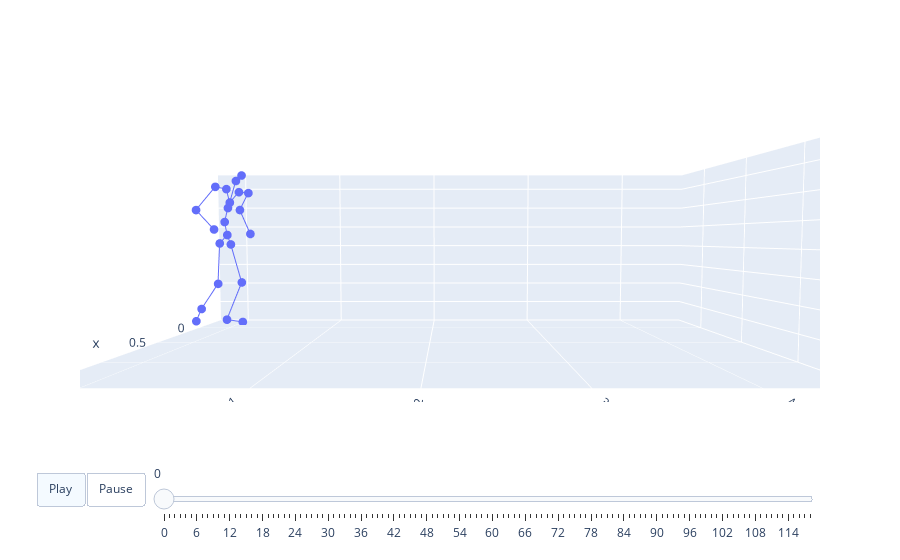

Write notebook code for a chart like this one.
### Code cell
# paramUtil.t2m_kinematic_chain
t2m_bone = [[0,2], [2,5],[5,8],[8,11],
            [0,1],[1,4],[4,7],[7,10],
            [0,3],[3,6],[6,9],[9,12],[12,15],
            [9,14],[14,17],[17,19],[19,21],
            [9,13],[13,16],[16,18],[18,20]]
animate3d(joint, BONE_LINK=t2m_bone)

### Figure 1 — Plotly figure (JSON) as saved in the notebook; plotly's stock layout.template omitted (floating-point values rounded to 4 significant figures)
{"data": [{"marker": {"size": 3}, "mode": "lines+markers", "type": "scatter3d", "x": [0, -0.0489, null, -0.0489, -0.04135, null, -0.04135, -0.09607, null, -0.09607, -0.14, null, 0, 0.05069, null, 0.05069, 0.1376, null, 0.1376, -0.03918, null, -0.03918, 0.05137, null, 0, -0.01169, null, -0.01169, 0.01591, null, 0.01591, 0.01935, null, 0.01935, 0.01676, null, 0.01676, 0.05518, null, 0.01935, -0.05881, null, -0.05881, -0.1798, null, -0.1798, -0.3126, null, -0.3126, -0.3334, null, 0.01935, 0.09287, null, 0.09287, 0.2142, null, 0.2142, 0.263, null, 0.263, 0.2991, null], "y": [0, 0.003578, null, 0.003578, 0.1089, null, 0.1089, -0.07896, null, -0.07896, 0.05467, null, 0, -0.04333, null, -0.04333, -0.01121, null, -0.01121, -0.2933, null, -0.2933, -0.2849, null, 0, -0.02999, null, -0.02999, 0.0212, null, 0.0212, 0.04237, null, 0.04237, 0.1037, null, 0.1037, 0.1813, null, 0.04237, 0.08733, null, 0.08733, 0.1134, null, 0.1134, -0.0525, null, -0.0525, 0.04259, null, 0.04237, 0.05679, null, 0.05679, 0.03047, null, 0.03047, -0.1161, null, -0.1161, 0.06571, null], "z": [0.9108, 0.8184, null, 0.8184, 0.4426, null, 0.4426, 0.05951, null, 0.05951, 0.02596, null, 0.9108, 0.8295, null, 0.8295, 0.4509, null, 0.4509, 0.1787, null, 0.1787, 0.07724, null, 0.9108, 1.038, null, 1.038, 1.171, null, 1.171, 1.224, null, 1.224, 1.431, null, 1.431, 1.477, null, 1.224, 1.333, null, 1.333, 1.34, null, 1.34, 1.178, null, 1.178, 0.9259, null, 1.224, 1.343, null, 1.343, 1.347, null, 1.347, 1.132, null, 1.132, 0.9572, null]}], "layout": {"scene": {"aspectmode": "manual", "aspectratio": {"x": 1.791, "y": 4.927, "z": 1.547}, "camera": {"eye": {"x": 3, "y": 0, "z": 0.1}}, "xaxis": {"range": [-0.3418, 1.449]}, "yaxis": {"range": [-0.2933, 4.634]}, "zaxis": {"range": [-0.0007966, 1.547]}}, "sliders": [{"len": 0.9, "pad": {"b": 10, "t": 60}, "steps": [{"args": [["frame0"], {"frame": {"duration": 0}, "fromcurrent": true, "mode": "immediate", "transition": {"duration": 0, "easing": "linear"}}], "label": "0", "method": "animate"}, {"args": [["frame1"], {"frame": {"duration": 0}, "fromcurrent": true, "mode": "immediate", "transition": {"duration": 0, "easing": "linear"}}], "label": "1", "method": "animate"}, {"args": [["frame2"], {"frame": {"duration": 0}, "fromcurrent": true, "mode": "immediate", "transition": {"duration": 0, "easing": "linear"}}], "label": "2", "method": "animate"}, {"args": [["frame3"], {"frame": {"duration": 0}, "fromcurrent": true, "mode": "immediate", "transition": {"duration": 0, "easing": "linear"}}], "label": "3", "method": "animate"}, {"args": [["frame4"], {"frame": {"duration": 0}, "fromcurrent": true, "mode": "immediate", "transition": {"duration": 0, "easing": "linear"}}], "label": "4", "method": "animate"}, {"args": [["frame5"], {"frame": {"duration": 0}, "fromcurrent": true, "mode": "immediate", "transition": {"duration": 0, "easing": "linear"}}], "label": "5", "method": "animate"}, {"args": [["frame6"], {"frame": {"duration": 0}, "fromcurrent": true, "mode": "immediate", "transition": {"duration": 0, "easing": "linear"}}], "label": "6", "method": "animate"}, {"args": [["frame7"], {"frame": {"duration": 0}, "fromcurrent": true, "mode": "immediate", "transition": {"duration": 0, "easing": "linear"}}], "label": "7", "method": "animate"}, {"args": [["frame8"], {"frame": {"duration": 0}, "fromcurrent": true, "mode": "immediate", "transition": {"duration": 0, "easing": "linear"}}], "label": "8", "method": "animate"}, {"args": [["frame9"], {"frame": {"duration": 0}, "fromcurrent": true, "mode": "immediate", "transition": {"duration": 0, "easing": "linear"}}], "label": "9", "method": "animate"}, {"args": [["frame10"], {"frame": {"duration": 0}, "fromcurrent": true, "mode": "immediate", "transition": {"duration": 0, "easing": "linear"}}], "label": "10", "method": "animate"}, {"args": [["frame11"], {"frame": {"duration": 0}, "fromcurrent": true, "mode": "immediate", "transition": {"duration": 0, "easing": "linear"}}], "label": "11", "method": "animate"}, {"args": [["frame12"], {"frame": {"duration": 0}, "fromcurrent": true, "mode": "immediate", "transition": {"duration": 0, "easing": "linear"}}], "label": "12", "method": "animate"}, {"args": [["frame13"], {"frame": {"duration": 0}, "fromcurrent": true, "mode": "immediate", "transition": {"duration": 0, "easing": "linear"}}], "label": "13", "method": "animate"}, {"args": [["frame14"], {"frame": {"duration": 0}, "fromcurrent": true, "mode": "immediate", "transition": {"duration": 0, "easing": "linear"}}], "label": "14", "method": "animate"}, {"args": [["frame15"], {"frame": {"duration": 0}, "fromcurrent": true, "mode": "immediate", "transition": {"duration": 0, "easing": "linear"}}], "label": "15", "method": "animate"}, {"args": [["frame16"], {"frame": {"duration": 0}, "fromcurrent": true, "mode": "immediate", "transition": {"duration": 0, "easing": "linear"}}], "label": "16", "method": "animate"}, {"args": [["frame17"], {"frame": {"duration": 0}, "fromcurrent": true, "mode": "immediate", "transition": {"duration": 0, "easing": "linear"}}], "label": "17", "method": "animate"}, {"args": [["frame18"], {"frame": {"duration": 0}, "fromcurrent": true, "mode": "immediate", "transition": {"duration": 0, "easing": "linear"}}], "label": "18", "method": "animate"}, {"args": [["frame19"], {"frame": {"duration": 0}, "fromcurrent": true, "mode": "immediate", "transition": {"duration": 0, "easing": "linear"}}], "label": "19", "method": "animate"}, {"args": [["frame20"], {"frame": {"duration": 0}, "fromcurrent": true, "mode": "immediate", "transition": {"duration": 0, "easing": "linear"}}], "label": "20", "method": "animate"}, {"args": [["frame21"], {"frame": {"duration": 0}, "fromcurrent": true, "mode": "immediate", "transition": {"duration": 0, "easing": "linear"}}], "label": "21", "method": "animate"}, {"args": [["frame22"], {"frame": {"duration": 0}, "fromcurrent": true, "mode": "immediate", "transition": {"duration": 0, "easing": "linear"}}], "label": "22", "method": "animate"}, {"args": [["frame23"], {"frame": {"duration": 0}, "fromcurrent": true, "mode": "immediate", "transition": {"duration": 0, "easing": "linear"}}], "label": "23", "method": "animate"}, {"args": [["frame24"], {"frame": {"duration": 0}, "fromcurrent": true, "mode": "immediate", "transition": {"duration": 0, "easing": "linear"}}], "label": "24", "method": "animate"}, {"args": [["frame25"], {"frame": {"duration": 0}, "fromcurrent": true, "mode": "immediate", "transition": {"duration": 0, "easing": "linear"}}], "label": "25", "method": "animate"}, {"args": [["frame26"], {"frame": {"duration": 0}, "fromcurrent": true, "mode": "immediate", "transition": {"duration": 0, "easing": "linear"}}], "label": "26", "method": "animate"}, {"args": [["frame27"], {"frame": {"duration": 0}, "fromcurrent": true, "mode": "immediate", "transition": {"duration": 0, "easing": "linear"}}], "label": "27", "method": "animate"}, {"args": [["frame28"], {"frame": {"duration": 0}, "fromcurrent": true, "mode": "immediate", "transition": {"duration": 0, "easing": "linear"}}], "label": "28", "method": "animate"}, {"args": [["frame29"], {"frame": {"duration": 0}, "fromcurrent": true, "mode": "immediate", "transition": {"duration": 0, "easing": "linear"}}], "label": "29", "method": "animate"}, {"args": [["frame30"], {"frame": {"duration": 0}, "fromcurrent": true, "mode": "immediate", "transition": {"duration": 0, "easing": "linear"}}], "label": "30", "method": "animate"}, {"args": [["frame31"], {"frame": {"duration": 0}, "fromcurrent": true, "mode": "immediate", "transition": {"duration": 0, "easing": "linear"}}], "label": "31", "method": "animate"}, {"args": [["frame32"], {"frame": {"duration": 0}, "fromcurrent": true, "mode": "immediate", "transition": {"duration": 0, "easing": "linear"}}], "label": "32", "method": "animate"}, {"args": [["frame33"], {"frame": {"duration": 0}, "fromcurrent": true, "mode": "immediate", "transition": {"duration": 0, "easing": "linear"}}], "label": "33", "method": "animate"}, {"args": [["frame34"], {"frame": {"duration": 0}, "fromcurrent": true, "mode": "immediate", "transition": {"duration": 0, "easing": "linear"}}], "label": "34", "method": "animate"}, {"args": [["frame35"], {"frame": {"duration": 0}, "fromcurrent": true, "mode": "immediate", "transition": {"duration": 0, "easing": "linear"}}], "label": "35", "method": "animate"}, {"args": [["frame36"], {"frame": {"duration": 0}, "fromcurrent": true, "mode": "immediate", "transition": {"duration": 0, "easing": "linear"}}], "label": "36", "method": "animate"}, {"args": [["frame37"], {"frame": {"duration": 0}, "fromcurrent": true, "mode": "immediate", "transition": {"duration": 0, "easing": "linear"}}], "label": "37", "method": "animate"}, {"args": [["frame38"], {"frame": {"duration": 0}, "fromcurrent": true, "mode": "immediate", "transition": {"duration": 0, "easing": "linear"}}], "label": "38", "method": "animate"}, {"args": [["frame39"], {"frame": {"duration": 0}, "fromcurrent": true, "mode": "immediate", "transition": {"duration": 0, "easing": "linear"}}], "label": "39", "method": "animate"}, {"args": [["frame40"], {"frame": {"duration": 0}, "fromcurrent": true, "mode": "immediate", "transition": {"duration": 0, "easing": "linear"}}], "label": "40", "method": "animate"}, {"args": [["frame41"], {"frame": {"duration": 0}, "fromcurrent": true, "mode": "immediate", "transition": {"duration": 0, "easing": "linear"}}], "label": "41", "method": "animate"}, {"args": [["frame42"], {"frame": {"duration": 0}, "fromcurrent": true, "mode": "immediate", "transition": {"duration": 0, "easing": "linear"}}], "label": "42", "method": "animate"}, {"args": [["frame43"], {"frame": {"duration": 0}, "fromcurrent": true, "mode": "immediate", "transition": {"duration": 0, "easing": "linear"}}], "label": "43", "method": "animate"}, {"args": [["frame44"], {"frame": {"duration": 0}, "fromcurrent": true, "mode": "immediate", "transition": {"duration": 0, "easing": "linear"}}], "label": "44", "method": "animate"}, {"args": [["frame45"], {"frame": {"duration": 0}, "fromcurrent": true, "mode": "immediate", "transition": {"duration": 0, "easing": "linear"}}], "label": "45", "method": "animate"}, {"args": [["frame46"], {"frame": {"duration": 0}, "fromcurrent": true, "mode": "immediate", "transition": {"duration": 0, "easing": "linear"}}], "label": "46", "method": "animate"}, {"args": [["frame47"], {"frame": {"duration": 0}, "fromcurrent": true, "mode": "immediate", "transition": {"duration": 0, "easing": "linear"}}], "label": "47", "method": "animate"}, {"args": [["frame48"], {"frame": {"duration": 0}, "fromcurrent": true, "mode": "immediate", "transition": {"duration": 0, "easing": "linear"}}], "label": "48", "method": "animate"}, {"args": [["frame49"], {"frame": {"duration": 0}, "fromcurrent": true, "mode": "immediate", "transition": {"duration": 0, "easing": "linear"}}], "label": "49", "method": "animate"}, {"args": [["frame50"], {"frame": {"duration": 0}, "fromcurrent": true, "mode": "immediate", "transition": {"duration": 0, "easing": "linear"}}], "label": "50", "method": "animate"}, {"args": [["frame51"], {"frame": {"duration": 0}, "fromcurrent": true, "mode": "immediate", "transition": {"duration": 0, "easing": "linear"}}], "label": "51", "method": "animate"}, {"args": [["frame52"], {"frame": {"duration": 0}, "fromcurrent": true, "mode": "immediate", "transition": {"duration": 0, "easing": "linear"}}], "label": "52", "method": "animate"}, {"args": [["frame53"], {"frame": {"duration": 0}, "fromcurrent": true, "mode": "immediate", "transition": {"duration": 0, "easing": "linear"}}], "label": "53", "method": "animate"}, {"args": [["frame54"], {"frame": {"duration": 0}, "fromcurrent": true, "mode": "immediate", "transition": {"duration": 0, "easing": "linear"}}], "label": "54", "method": "animate"}, {"args": [["frame55"], {"frame": {"duration": 0}, "fromcurrent": true, "mode": "immediate", "transition": {"duration": 0, "easing": "linear"}}], "label": "55", "method": "animate"}, {"args": [["frame56"], {"frame": {"duration": 0}, "fromcurrent": true, "mode": "immediate", "transition": {"duration": 0, "easing": "linear"}}], "label": "56", "method": "animate"}, {"args": [["frame57"], {"frame": {"duration": 0}, "fromcurrent": true, "mode": "immediate", "transition": {"duration": 0, "easing": "linear"}}], "label": "57", "method": "animate"}, {"args": [["frame58"], {"frame": {"duration": 0}, "fromcurrent": true, "mode": "immediate", "transition": {"duration": 0, "easing": "linear"}}], "label": "58", "method": "animate"}, {"args": [["frame59"], {"frame": {"duration": 0}, "fromcurrent": true, "mode": "immediate", "transition": {"duration": 0, "easing": "linear"}}], "label": "59", "method": "animate"}, {"args": [["frame60"], {"frame": {"duration": 0}, "fromcurrent": true, "mode": "immediate", "transition": {"duration": 0, "easing": "linear"}}], "label": "60", "method": "animate"}, {"args": [["frame61"], {"frame": {"duration": 0}, "fromcurrent": true, "mode": "immediate", "transition": {"duration": 0, "easing": "linear"}}], "label": "61", "method": "animate"}, {"args": [["frame62"], {"frame": {"duration": 0}, "fromcurrent": true, "mode": "immediate", "transition": {"duration": 0, "easing": "linear"}}], "label": "62", "method": "animate"}, {"args": [["frame63"], {"frame": {"duration": 0}, "fromcurrent": true, "mode": "immediate", "transition": {"duration": 0, "easing": "linear"}}], "label": "63", "method": "animate"}, {"args": [["frame64"], {"frame": {"duration": 0}, "fromcurrent": true, "mode": "immediate", "transition": {"duration": 0, "easing": "linear"}}], "label": "64", "method": "animate"}, {"args": [["frame65"], {"frame": {"duration": 0}, "fromcurrent": true, "mode": "immediate", "transition": {"duration": 0, "easing": "linear"}}], "label": "65", "method": "animate"}, {"args": [["frame66"], {"frame": {"duration": 0}, "fromcurrent": true, "mode": "immediate", "transition": {"duration": 0, "easing": "linear"}}], "label": "66", "method": "animate"}, {"args": [["frame67"], {"frame": {"duration": 0}, "fromcurrent": true, "mode": "immediate", "transition": {"duration": 0, "easing": "linear"}}], "label": "67", "method": "animate"}, {"args": [["frame68"], {"frame": {"duration": 0}, "fromcurrent": true, "mode": "immediate", "transition": {"duration": 0, "easing": "linear"}}], "label": "68", "method": "animate"}, {"args": [["frame69"], {"frame": {"duration": 0}, "fromcurrent": true, "mode": "immediate", "transition": {"duration": 0, "easing": "linear"}}], "label": "69", "method": "animate"}, {"args": [["frame70"], {"frame": {"duration": 0}, "fromcurrent": true, "mode": "immediate", "transition": {"duration": 0, "easing": "linear"}}], "label": "70", "method": "animate"}, {"args": [["frame71"], {"frame": {"duration": 0}, "fromcurrent": true, "mode": "immediate", "transition": {"duration": 0, "easing": "linear"}}], "label": "71", "method": "animate"}, {"args": [["frame72"], {"frame": {"duration": 0}, "fromcurrent": true, "mode": "immediate", "transition": {"duration": 0, "easing": "linear"}}], "label": "72", "method": "animate"}, {"args": [["frame73"], {"frame": {"duration": 0}, "fromcurrent": true, "mode": "immediate", "transition": {"duration": 0, "easing": "linear"}}], "label": "73", "method": "animate"}, {"args": [["frame74"], {"frame": {"duration": 0}, "fromcurrent": true, "mode": "immediate", "transition": {"duration": 0, "easing": "linear"}}], "label": "74", "method": "animate"}, {"args": [["frame75"], {"frame": {"duration": 0}, "fromcurrent": true, "mode": "immediate", "transition": {"duration": 0, "easing": "linear"}}], "label": "75", "method": "animate"}, {"args": [["frame76"], {"frame": {"duration": 0}, "fromcurrent": true, "mode": "immediate", "transition": {"duration": 0, "easing": "linear"}}], "label": "76", "method": "animate"}, {"args": [["frame77"], {"frame": {"duration": 0}, "fromcurrent": true, "mode": "immediate", "transition": {"duration": 0, "easing": "linear"}}], "label": "77", "method": "animate"}, {"args": [["frame78"], {"frame": {"duration": 0}, "fromcurrent": true, "mode": "immediate", "transition": {"duration": 0, "easing": "linear"}}], "label": "78", "method": "animate"}, {"args": [["frame79"], {"frame": {"duration": 0}, "fromcurrent": true, "mode": "immediate", "transition": {"duration": 0, "easing": "linear"}}], "label": "79", "method": "animate"}, {"args": [["frame80"], {"frame": {"duration": 0}, "fromcurrent": true, "mode": "immediate", "transition": {"duration": 0, "easing": "linear"}}], "label": "80", "method": "animate"}, {"args": [["frame81"], {"frame": {"duration": 0}, "fromcurrent": true, "mode": "immediate", "transition": {"duration": 0, "easing": "linear"}}], "label": "81", "method": "animate"}, {"args": [["frame82"], {"frame": {"duration": 0}, "fromcurrent": true, "mode": "immediate", "transition": {"duration": 0, "easing": "linear"}}], "label": "82", "method": "animate"}, {"args": [["frame83"], {"frame": {"duration": 0}, "fromcurrent": true, "mode": "immediate", "transition": {"duration": 0, "easing": "linear"}}], "label": "83", "method": "animate"}, {"args": [["frame84"], {"frame": {"duration": 0}, "fromcurrent": true, "mode": "immediate", "transition": {"duration": 0, "easing": "linear"}}], "label": "84", "method": "animate"}, {"args": [["frame85"], {"frame": {"duration": 0}, "fromcurrent": true, "mode": "immediate", "transition": {"duration": 0, "easing": "linear"}}], "label": "85", "method": "animate"}, {"args": [["frame86"], {"frame": {"duration": 0}, "fromcurrent": true, "mode": "immediate", "transition": {"duration": 0, "easing": "linear"}}], "label": "86", "method": "animate"}, {"args": [["frame87"], {"frame": {"duration": 0}, "fromcurrent": true, "mode": "immediate", "transition": {"duration": 0, "easing": "linear"}}], "label": "87", "method": "animate"}, {"args": [["frame88"], {"frame": {"duration": 0}, "fromcurrent": true, "mode": "immediate", "transition": {"duration": 0, "easing": "linear"}}], "label": "88", "method": "animate"}, {"args": [["frame89"], {"frame": {"duration": 0}, "fromcurrent": true, "mode": "immediate", "transition": {"duration": 0, "easing": "linear"}}], "label": "89", "method": "animate"}, {"args": [["frame90"], {"frame": {"duration": 0}, "fromcurrent": true, "mode": "immediate", "transition": {"duration": 0, "easing": "linear"}}], "label": "90", "method": "animate"}, {"args": [["frame91"], {"frame": {"duration": 0}, "fromcurrent": true, "mode": "immediate", "transition": {"duration": 0, "easing": "linear"}}], "label": "91", "method": "animate"}, {"args": [["frame92"], {"frame": {"duration": 0}, "fromcurrent": true, "mode": "immediate", "transition": {"duration": 0, "easing": "linear"}}], "label": "92", "method": "animate"}, {"args": [["frame93"], {"frame": {"duration": 0}, "fromcurrent": true, "mode": "immediate", "transition": {"duration": 0, "easing": "linear"}}], "label": "93", "method": "animate"}, {"args": [["frame94"], {"frame": {"duration": 0}, "fromcurrent": true, "mode": "immediate", "transition": {"duration": 0, "easing": "linear"}}], "label": "94", "method": "animate"}, {"args": [["frame95"], {"frame": {"duration": 0}, "fromcurrent": true, "mode": "immediate", "transition": {"duration": 0, "easing": "linear"}}], "label": "95", "method": "animate"}, {"args": [["frame96"], {"frame": {"duration": 0}, "fromcurrent": true, "mode": "immediate", "transition": {"duration": 0, "easing": "linear"}}], "label": "96", "method": "animate"}, {"args": [["frame97"], {"frame": {"duration": 0}, "fromcurrent": true, "mode": "immediate", "transition": {"duration": 0, "easing": "linear"}}], "label": "97", "method": "animate"}, {"args": [["frame98"], {"frame": {"duration": 0}, "fromcurrent": true, "mode": "immediate", "transition": {"duration": 0, "easing": "linear"}}], "label": "98", "method": "animate"}, {"args": [["frame99"], {"frame": {"duration": 0}, "fromcurrent": true, "mode": "immediate", "transition": {"duration": 0, "easing": "linear"}}], "label": "99", "method": "animate"}, {"args": [["frame100"], {"frame": {"duration": 0}, "fromcurrent": true, "mode": "immediate", "transition": {"duration": 0, "easing": "linear"}}], "label": "100", "method": "animate"}, {"args": [["frame101"], {"frame": {"duration": 0}, "fromcurrent": true, "mode": "immediate", "transition": {"duration": 0, "easing": "linear"}}], "label": "101", "method": "animate"}, {"args": [["frame102"], {"frame": {"duration": 0}, "fromcurrent": true, "mode": "immediate", "transition": {"duration": 0, "easing": "linear"}}], "label": "102", "method": "animate"}, {"args": [["frame103"], {"frame": {"duration": 0}, "fromcurrent": true, "mode": "immediate", "transition": {"duration": 0, "easing": "linear"}}], "label": "103", "method": "animate"}, {"args": [["frame104"], {"frame": {"duration": 0}, "fromcurrent": true, "mode": "immediate", "transition": {"duration": 0, "easing": "linear"}}], "label": "104", "method": "animate"}, {"args": [["frame105"], {"frame": {"duration": 0}, "fromcurrent": true, "mode": "immediate", "transition": {"duration": 0, "easing": "linear"}}], "label": "105", "method": "animate"}, {"args": [["frame106"], {"frame": {"duration": 0}, "fromcurrent": true, "mode": "immediate", "transition": {"duration": 0, "easing": "linear"}}], "label": "106", "method": "animate"}, {"args": [["frame107"], {"frame": {"duration": 0}, "fromcurrent": true, "mode": "immediate", "transition": {"duration": 0, "easing": "linear"}}], "label": "107", "method": "animate"}, {"args": [["frame108"], {"frame": {"duration": 0}, "fromcurrent": true, "mode": "immediate", "transition": {"duration": 0, "easing": "linear"}}], "label": "108", "method": "animate"}, {"args": [["frame109"], {"frame": {"duration": 0}, "fromcurrent": true, "mode": "immediate", "transition": {"duration": 0, "easing": "linear"}}], "label": "109", "method": "animate"}, {"args": [["frame110"], {"frame": {"duration": 0}, "fromcurrent": true, "mode": "immediate", "transition": {"duration": 0, "easing": "linear"}}], "label": "110", "method": "animate"}, {"args": [["frame111"], {"frame": {"duration": 0}, "fromcurrent": true, "mode": "immediate", "transition": {"duration": 0, "easing": "linear"}}], "label": "111", "method": "animate"}, {"args": [["frame112"], {"frame": {"duration": 0}, "fromcurrent": true, "mode": "immediate", "transition": {"duration": 0, "easing": "linear"}}], "label": "112", "method": "animate"}, {"args": [["frame113"], {"frame": {"duration": 0}, "fromcurrent": true, "mode": "immediate", "transition": {"duration": 0, "easing": "linear"}}], "label": "113", "method": "animate"}, {"args": [["frame114"], {"frame": {"duration": 0}, "fromcurrent": true, "mode": "immediate", "transition": {"duration": 0, "easing": "linear"}}], "label": "114", "method": "animate"}, {"args": [["frame115"], {"frame": {"duration": 0}, "fromcurrent": true, "mode": "immediate", "transition": {"duration": 0, "easing": "linear"}}], "label": "115", "method": "animate"}, {"args": [["frame116"], {"frame": {"duration": 0}, "fromcurrent": true, "mode": "immediate", "transition": {"duration": 0, "easing": "linear"}}], "label": "116", "method": "animate"}, {"args": [["frame117"], {"frame": {"duration": 0}, "fromcurrent": true, "mode": "immediate", "transition": {"duration": 0, "easing": "linear"}}], "label": "117", "method": "animate"}, {"args": [["frame118"], {"frame": {"duration": 0}, "fromcurrent": true, "mode": "immediate", "transition": {"duration": 0, "easing": "linear"}}], "label": "118", "method": "animate"}], "x": 0.1, "y": 0}], "updatemenus": [{"buttons": [{"args": [null, {"frame": {"duration": 40}, "fromcurrent": true, "mode": "immediate", "transition": {"duration": 40, "easing": "linear"}}], "label": "Play", "method": "animate"}, {"args": [[null], {"frame": {"duration": 0}, "fromcurrent": true, "mode": "immediate", "transition": {"duration": 0, "easing": "linear"}}], "label": "Pause", "method": "animate"}], "direction": "left", "pad": {"r": 10, "t": 70}, "type": "buttons", "x": 0.1, "y": 0}]}}
